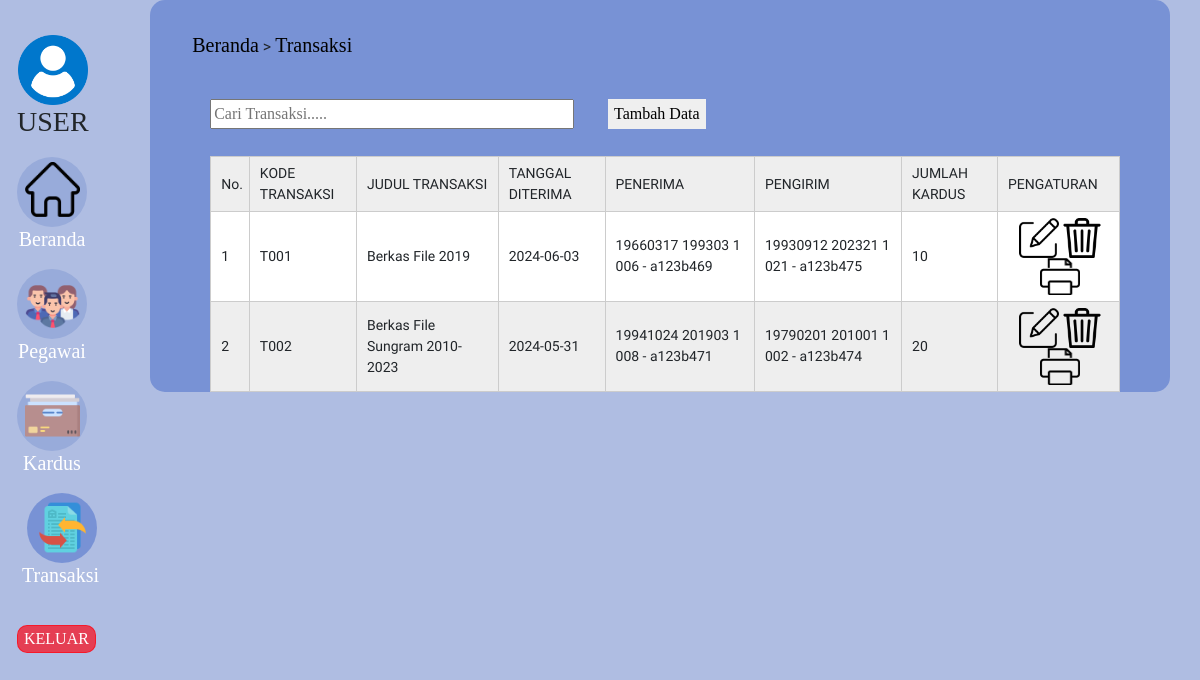
The page /db_arsip/transaksi.php on the database its author committed.
### tables this page shows
CREATE TABLE `tbl_transaksi` (
  `id_transaksi` int(11) NOT NULL,
  `kd_transaksi` varchar(50) NOT NULL,
  `judul_transaksi` varchar(200) NOT NULL,
  `tgl_diterima` date NOT NULL,
  `id_penerima` int(11) NOT NULL,
  `id_pengirim` int(11) NOT NULL,
  `jumlah_kardus` int(50) NOT NULL
);

CREATE TABLE `tbl_pegawai` (
  `id_pegawai` int(11) NOT NULL,
  `nip` varchar(50) NOT NULL,
  `nama_pegawai` varchar(100) NOT NULL,
  `id_uk` int(11) NOT NULL,
  `status_pegawai` enum('Aktif','Nonaktif') NOT NULL,
  `jabatan` varchar(100) NOT NULL,
  `skpd` varchar(100) NOT NULL
);

### db_arsip/transaksi.php (the view, shortened to what this page needs)
<!DOCTYPE html>
<html>
  <head>
    <link rel="stylesheet" href="login2.css" media="screen" title="no title">
    <link href='https://unpkg.com/boxicons@2.1.4/css/boxicons.min.css' rel='stylesheet'>
    <link href="https://cdn.jsdelivr.net/npm/bootstrap@5.3.3/dist/css/bootstrap.min.css" rel="stylesheet">
    <link href="https://cdn.jsdelivr.net/npm/bootstrap@5.3.3/dist/css/bootstrap.min.css" rel="stylesheet">
    <link rel="stylesheet" href="./styles/transaksi.css"/>
  </head>
  <body>
    <div class="transaksi">
      <div class="transaksi-sidebar" style="justify-content: center; text-align: center">
        <ul>
          <li>
            <img src="./assets/user2.png" width="70" height="70"/>
            <h3 style="font-family: DM Serif Display;">USER</h3>
          </li>
          <li>
            <a href="beranda.php">
              <div class="tombol-lingkaran" style="justify-content: center; text-align: center">
                <img style="margin-top: 5px;" src="./assets/home1.png" width="55" height="55"/>
              </div>
              <h3 style="font-weight: 400; font-size: 20px;">Beranda</h3>
            </a>
          </li>
          <li>
            <a href="pegawai.php">
              <div class="tombol-lingkaran" style="justify-content: center;">
                <img style="margin-top: 10px;" src="./assets/division1.png" width="55" height="55"/>
              </div>
              <h3 style="font-weight: 400; font-size: 20px;">Pegawai</h3>
            </a>
          </li>
          <li>
            <a href="kardus.php">
              <div class="tombol-lingkaran" style="justify-content: center;">
                <img style="margin-top: 7.5px;" src="./assets/files.png" width="55" height="55"/>
              </div>
              <h3 style="font-weight: 400; font-size: 20px;">Kardus</h3>
            </a>
          </li>
          <li>
            <a href="transaksi.php">
              <div class="tombol-lingkaran-klik" style="justify-content: center; text-align: center; margin-left: 10px">
                <img style="margin-top: 7.5px;" src="./assets/transaction1.png" width="55" height="55"/>
              </div>
              <h3 style="font-weight: 400; font-size: 20px; margin-left: 5px">Transaksi</h3>
            </a>
          </li>
          <li>
            <a href="index.php">
              <button style="background: rgba(252, 9, 24, 0.7); border: 1px solid rgba(252, 9, 24, 0.7); border-radius: 10px; color: white; margin-top: 20px;" type="submit" name="logout" class="btn-logout">KELUAR</button>
            </a>
          </li>
        </ul>
      </div>
      <div class="kotak-transaksi">
        <div class="tulisan">
          <ul>
            <li>
              <p><a href="beranda.php">Beranda</a></p>
            </li>
            <li>
              <p>></p>
            </li>
            <li>
              <p><a href="kardus.php">Transaksi</a></p>
            </li>
          </ul>
        </div>
        <div class="cari">
          <input style="height: 30px; width: 40%; margin: -40px 0px;" type="text" id="filter" placeholder="Cari Transaksi....."></input>
          <a href="form-transaksi-1.php">
            <button type="submit" style="text-decoration: none; color: black; margin: -50px 30px; height: 30px; border: none;">Tambah Data</button>
          </a>
        </div>
            <?php
                require_once('koneksi.php');
            ?>
            <table border="1">
                    <tr>
                    <td>No.</td>
                    <td>KODE TRANSAKSI</td>
                    <td>JUDUL TRANSAKSI</td>
                    <td>TANGGAL DITERIMA</td>
                    <td>PENERIMA</td>
                    <td>PENGIRIM</td>
                    <td>JUMLAH KARDUS</td>
                    <td>PENGATURAN</td>
                    </tr>
                    <?php
                    $query = mysqli_query($conn,
                    "SELECT
                        t.id_transaksi,
                        t.kd_transaksi,
                        t.judul_transaksi,
                        t.tgl_diterima,
                        p1.nip AS nip_penerima,
                        p2.nip AS nip_pengirim,
                        p1.nama_pegawai AS nama_penerima,
                        p2.nama_pegawai AS nama_pengirim,
                        t.jumlah_kardus
                    FROM
                        tbl_transaksi t
                    JOIN
                        tbl_pegawai p1 ON t.id_penerima = p1.id_pegawai
                    JOIN
                        tbl_pegawai p2 ON t.id_pengirim = p2.id_pegawai;");
                    $no = 1;
                    foreach ($query as $row):
                    ?>
                    <tr>
                    <td><?= $no++;['id_transaksi'] ?></td>
                    <td><?= $row['kd_transaksi']; ?></td>
                    <td><?= $row['judul_transaksi']; ?></td>
                    <td><?= $row['tgl_diterima']; ?></td>
                    <td><?= $row['nip_penerima']; ?> - <?= $row['nama_penerima']; ?></td>
                    <td><?= $row['nip_pengirim']; ?> - <?= $row['nama_pengirim']; ?></td>
                    <td><?= $row['jumlah_kardus']; ?></td>
                    <td align="center"><a href="edit-transaksi.php?id_transaksi=<?php echo $row['id_transaksi']; ?>"><img src="./assets/edit1.png" style="width: 40px;" onclick="return confirm('Yakin Ingin Mengedit Data?')"></a>
                        <a href="delete-transaksi.php?id_transaksi=<?php echo $row['id_transaksi']; ?>"><img src="./assets/trash.png" style="width: 40px;" onclick="return confirm('Yakin Ingin Menghapus Data?')"></a>
                        <a href="print-ba.php?id_transaksi=<?php echo $row['id_transaksi']; ?>"><img src="./assets/print.png" style="width: 40px;" onclick="return confirm('Yakin Ingin Mencetak Data?')"></a></td>
                    </tr>
                    <?php endforeach; ?>
      </div>
    </div>
  </body>
</html>

### db_arsip/styles/login2.css (style rules this page uses)
body { margin: 0; padding: 0; background-color: rgba(142, 162, 215, 0.7); background-size: cover; background-position: center; background-repeat: no-repeat; background-attachment: fixed; font-family: 'Inria Sans'; }

### db_arsip/styles/transaksi.css (style rules this page uses)
body { margin: 0; padding: 0; background-color: rgba(142, 162, 215, 0.7); background-size: cover; background-position: center; background-repeat: no-repeat; background-attachment: fixed; font-family: 'Inria Sans'; }
.transaksi-sidebar { width: 10%; height: 100%; padding: 30px; position: fixed; box-sizing: border-box; -webkit-transition: all 0.3s; -o-transition: all 0.3s; transition: all 0.3s; }
.tombol-lingkaran { background-color: rgba(152, 171, 218, 255); border-radius: 50%; justify-content: center; width: 70px; height: 70px; }
.tombol-lingkaran-klik { background-color: rgba(98, 128, 209, 0.7); border-radius: 50%; justify-content: center; align-items: center; width: 70px; height: 70px; }
.transaksi-sidebar ul li { list-style: none; display: inline-block; padding: 5px; margin-left: -50px; }
.transaksi-sidebar ul li a { text-decoration: none; color: white; font-family: "DM Serif Display"; }
.transaksi .kotak-transaksi { border-radius: 15px; background-color: rgba(98, 128, 209, 0.7); position: flex; margin-left: 150px; flex-direction: row; justify-content: center; padding: 70px 50.2px 0 60.2px; width: 85%; height: 100%; }
.tulisan { margin-left: -60px; margin-top: -50px; padding: 10px; display: flex; flex-direction: row; }
.tulisan ul li { list-style: none; display: inline-block; }
.tulisan ul li a { text-decoration: none; color: black; font-family: "DM Serif Display"; font-size: 20px; }
.cari { padding: 0; font-family: 'DM Serif Display'; }
table { width: 100%; border-collapse: collapse; margin: 30px 0px 30px; background-color: #fff; font-size: 14px; }
table tr { height: 40px; }
table td, th { padding: 6px 6px 6px 10px; border: 1px solid #ccc; }
table tr:nth-of-type(odd) { background: #eee; }

### rows shown on the page
tbl_transaksi: kd_transaksi "T001", judul_transaksi "Berkas File 2019", tgl_diterima "2024-06-03", id_penerima.nip "19660317 199303 1 006", id_penerima.nama_pegawai "a123b469", id_pengirim.nip "19930912 202321 1 021", id_pengirim.nama_pegawai "a123b475", jumlah_kardus "10"
tbl_transaksi: kd_transaksi "T002", judul_transaksi "Berkas File Sungram 2010-2023", tgl_diterima "2024-05-31", id_penerima.nip "19941024 201903 1 008", id_penerima.nama_pegawai "a123b471", id_pengirim.nip "19790201 201001 1 002", id_pengirim.nama_pegawai "a123b474", jumlah_kardus "20"
